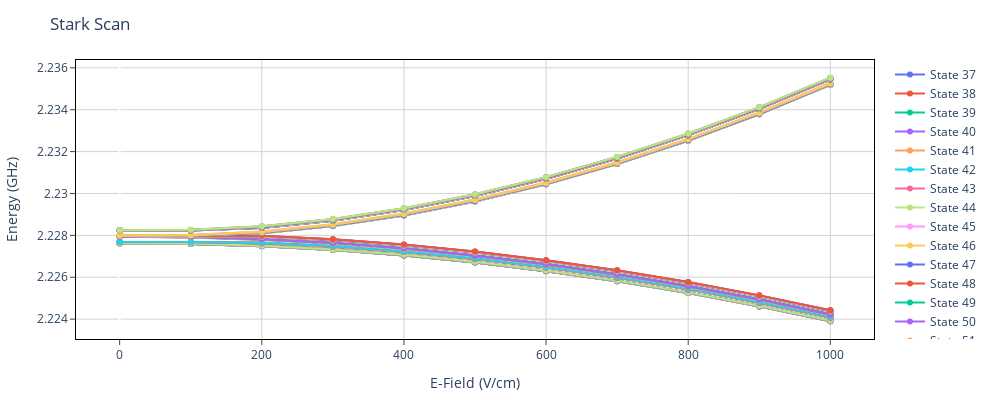

Source (notebook cell):
### Code cell
plotting.plotStarkMap(Hmol, starkScan, N = [1])
